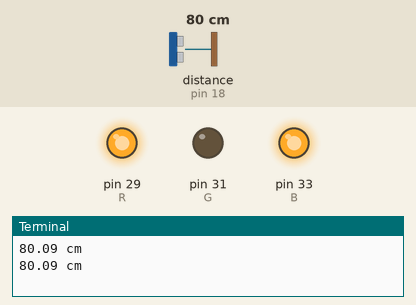
Simulated run of this program. Board: Raspberry Pi (header pin numbers). Shown: output pins drawn as LEDs (lit = HIGH), the last lines printed to the terminal. The test bench sets the inputs (shaded band); at power-on: distance to the obstacle (sensor on pin 18) 80 cm. The echo pulse lasts 58.3 µs per cm; databases and web services accept everything at once and return nothing; the clock reads 2024-03-15 10:24:30 at power-on unless the program sets it; pins used as bus, display or sensor lines are not drawn.

Above: at 1.2 s.
1.3 s: distance to the obstacle (sensor on pin 18) set to 11 cm
3.3 s: distance to the obstacle (sensor on pin 18) set to 8 cm
At 4.6 s:
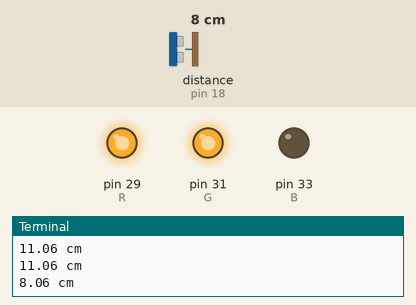
5.7 s: distance to the obstacle (sensor on pin 18) set to 6 cm
7.5 s: distance to the obstacle (sensor on pin 18) set to 3 cm
At 9.1 s:
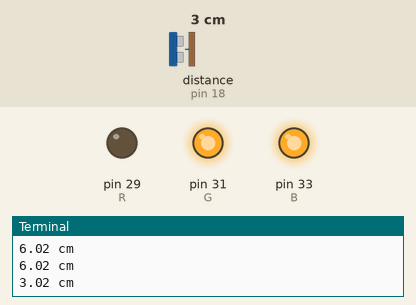
9.9 s: distance to the obstacle (sensor on pin 18) set to 9 cm
At 11.7 s:
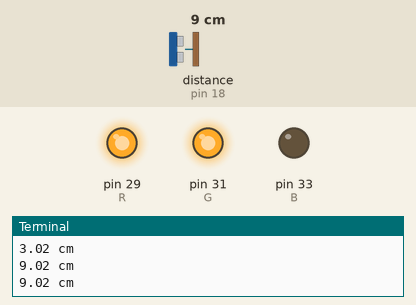
12.0 s: distance to the obstacle (sensor on pin 18) set to 2 cm
At 13.6 s:
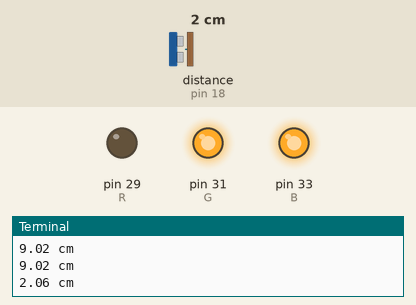
Timing chart, 0 to 15.1 s (numbered marks = the images above; inputs shaded):
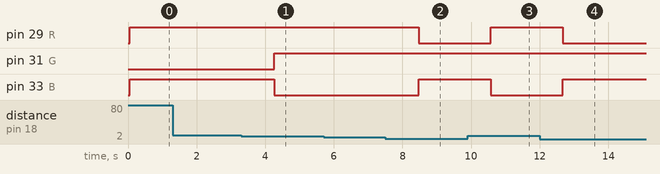

The program:

ultra.py
```python
from ubidots import ApiClient
import RPi.GPIO as GPIO
import time
GPIO.setmode(GPIO.BOARD)
trig=16
echo=18
R=29
G=31
B=33
GPIO.setup(trig,GPIO.OUT)
GPIO.setup(echo,GPIO.IN)
GPIO.setup(R,GPIO.OUT)
GPIO.setup(G,GPIO.OUT)
GPIO.setup(B,GPIO.OUT)
api=ApiClient(token="BBFF-OHSRRigalIWGRTrTLtYTYxjNCP8v32")
var=api.get_variable('64ed921678f7bc000d81288a')
while 1:
	GPIO.output(trig,1)
	time.sleep(0.05)
	GPIO.output(trig,0)

	while(GPIO.input(echo)==0):
		start_time = time.time()
	while(GPIO.input(echo)==1):
		stop_time = time.time()

	duration = stop_time - start_time
	d = (duration *34300)/2
	if(d>10):
		GPIO.output(R,1)
		GPIO.output(G,0)
		GPIO.output(B,1)
	elif(d<10 and d>5):
		GPIO.output(R,1)
		GPIO.output(G,1)
		GPIO.output(B,0)
	elif(d<5):
		GPIO.output(R,0)
		GPIO.output(G,1)
		GPIO.output(B,1)
	print(round(d,2),"cm")
	response=var.save_value({"value":d})
	time.sleep(1)
	#return d
```

Measured:
- the behaviour switches between 10 and 9 cm on distance to the obstacle (sensor on pin 18) (found by bisection; images 0 and 1)
- the behaviour switches between 5 and 4 cm on distance to the obstacle (sensor on pin 18) (found by bisection; images 1 and 2)
- after the input at 3.3 s, pin 31 (G): LOW → HIGH after 0.96 s; pin 33 (B): HIGH → LOW after 0.96 s
- after the input at 7.5 s, pin 29 (R): HIGH → LOW after 0.97 s; pin 33 (B): LOW → HIGH after 0.97 s
- after the input at 9.9 s, pin 29 (R): LOW → HIGH after 0.67 s; pin 33 (B): HIGH → LOW after 0.67 s
- after the input at 12.0 s, pin 29 (R): HIGH → LOW after 0.67 s; pin 33 (B): LOW → HIGH after 0.67 s
